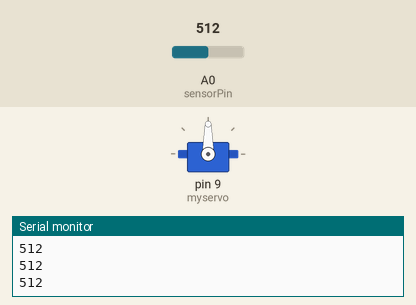
Recording of a sketch running on a simulated Arduino Uno, built with avr-gcc and run on an emulated ATmega328P. On the bench: servo, the last lines printed to the serial monitor. The inputs (shaded band) are chosen by the test bench; at power-on: A0 (sensorPin) = 512.

Above: at 1.2 s.
1.3 s: A0 (sensorPin) set to 686
2.8 s: A0 (sensorPin) set to 715
At 3.5 s:
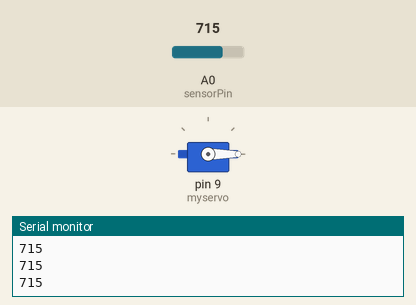
4.3 s: A0 (sensorPin) set to 290
At 4.7 s:
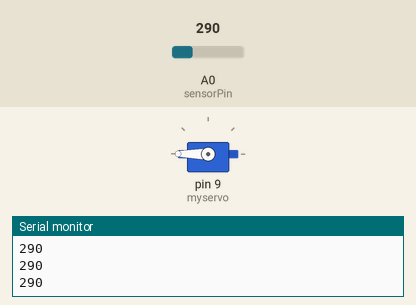
5.8 s: A0 (sensorPin) set to 312
At 7.0 s:
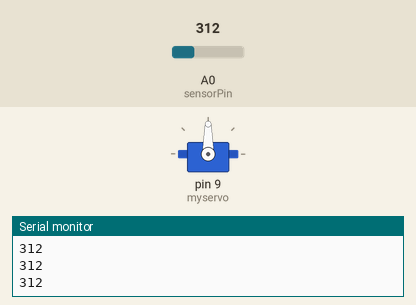
7.3 s: A0 (sensorPin) set to 122
At 8.6 s:
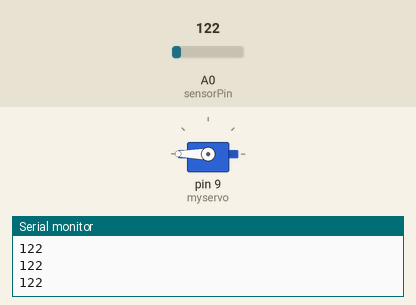
Timing chart, 0 to 9.8 s (numbered marks = the images above; inputs shaded):
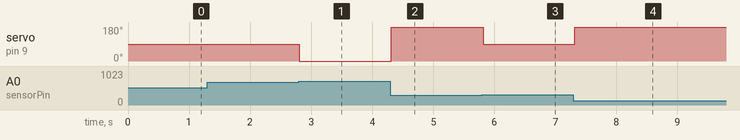

The sketch:

Sweep.ino
```cpp
#include <Servo.h>

Servo myservo;

int sensorPin = A0;
int val = 0;

void setup() {
  myservo.attach(9);
  Serial.begin(9600);
}

void loop() {
  val = analogRead(sensorPin);
  Serial.println(val);

  if(val > 700){
    myservo.write(0);
    delay(100);
  } else if(val > 300) {
    myservo.write(90);
    delay(100);
  }   else {
    myservo.write(180);
    delay(100);
  }

 }
```

Measured:
- the behaviour switches between 700 and 701 on A0 (sensorPin) (found by bisection; images 0 and 1)
- the behaviour switches between 300 and 301 on A0 (sensorPin) (found by bisection; images 2 and 3)
- after the input at 2.8 s, servo on pin 9 (myservo): 90° → 0° at once
- after the input at 4.3 s, servo on pin 9 (myservo): 0° → 180° at once
- after the input at 5.8 s, servo on pin 9 (myservo): 180° → 90° at once
- after the input at 7.3 s, servo on pin 9 (myservo): 90° → 180° at once
